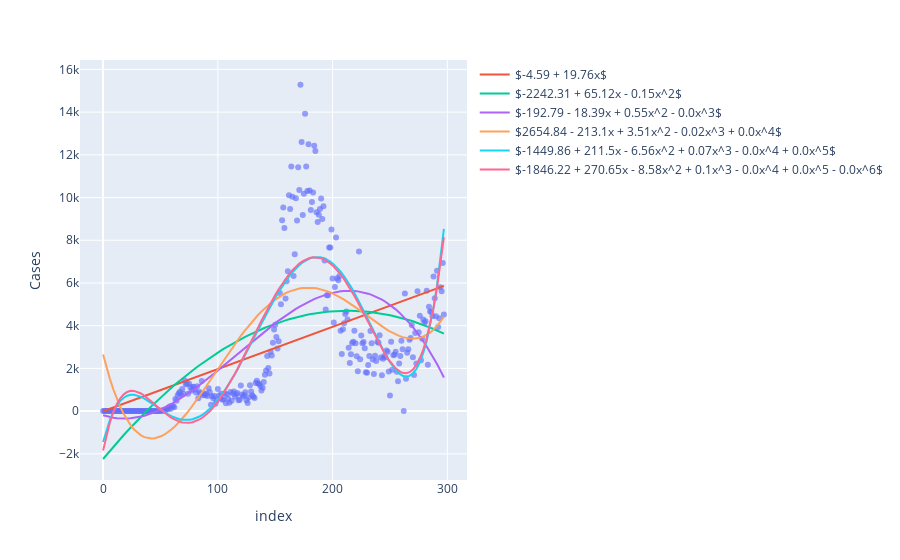

Notebook source saved alongside this figure:
### Code cell
df = florida_cases_
X = df.index.values.reshape(-1, 1)

x_range = np.linspace(X.min(), X.max(), 100).reshape(-1, 1)

fig = px.scatter(df, x=df.index, y='Cases', opacity=0.65)
degrees = []
for degree in [1, 2, 3, 4, 5, 6]:
    poly = PolynomialFeatures(degree)
    poly.fit(X)
    X_poly = poly.transform(X)
    x_range_poly = poly.transform(x_range)

    model = LinearRegression(fit_intercept=False)
    model.fit(X_poly, df.Cases)
    y_poly = model.predict(x_range_poly)

    equation = format_coefs(model.coef_.round(2))
    fig.add_traces(go.Scatter(x=x_range.squeeze(), y=y_poly, name=equation))
    degrees.append(y_poly)
fig.show()
fig.write_image("images/fig2.png")
